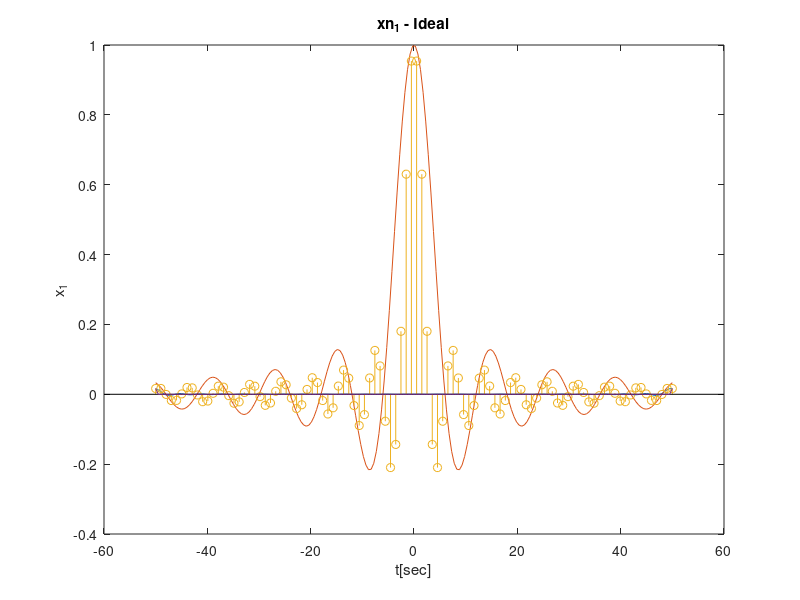

This chart was generated by the following MATLAB code:
T = 2;
points = 200;
t = linspace(-50,50,points);
n = linspace(-50,50,points/T);
x1 = sinc(t./6);
xn = sinc(T.*n./6);
x_diraccomb = zeros(size(t));
j = 1;
for i=1:length(t)
    if mod(t(i), T) == 0
        x_diraccomb(i)= xn(j);
        j = j + 1;
    end
end
y = conv(x_diraccomb, sinc((1/T) * t), 'same');
figure;
plot(t,y);
hold on;
plot(t,x1);
hold on;
stem(n,xn);
hold on;
plot(t,x_diraccomb);
hold on;
%plot(t,sinc(t*(1/T)));
hold off;
title('xn_1 - Ideal')
ylabel('x_1');
xlabel('t[sec]');

  